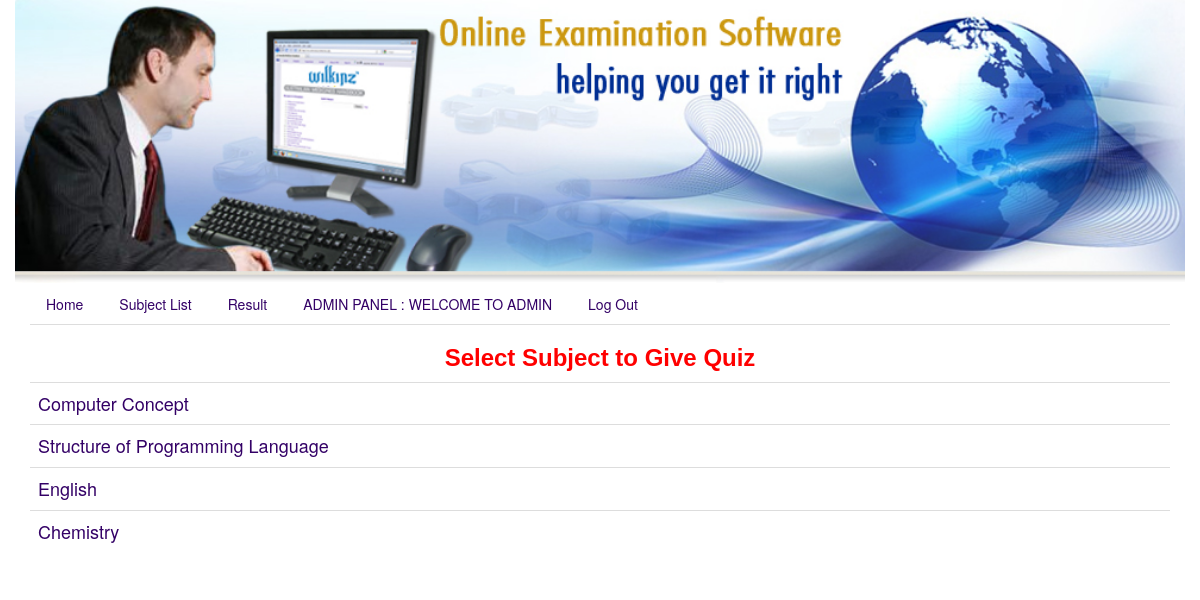
The page /onlineexam/sublist.php (signed in) on the database its author committed.
### tables this page shows
CREATE TABLE `subject` (
  `id` int(11) NOT NULL,
  `classname` varchar(200) NOT NULL,
  `subjectname` varchar(200) NOT NULL,
  `coursecode` varchar(200) NOT NULL
);

### onlineexam/sublist.php (the view, shortened to what this page needs)
<?php
include("header.php");
include("database.php");
echo "<h2 class=head1> Select Subject to Give Quiz </h2>";
$sql = "select * from student where id='$LOGIN_ID'";
$result = $conn->query($sql);
$row = $result->fetch_assoc();
$class = $row['class'];
$sql2 = "select * from subject where classname='$class' ";
$result = $conn->query($sql2);
echo "<table align=center class='table table-responsive'>";
while ($row2 = $result->fetch_assoc()) {
    ?>
    <tr><td><a href=showtest.php?subid=<?= $row2['id']; ?>><font size=4>  <?= $row2['subjectname']; ?></font></a>
            <?php
        }
        echo "</table>";
        ?>

### onlineexam/quiz.css (style rules this page uses)
body { margin-left: 0px; margin-top: 0px; }
a:link { color: #330066; text-decoration: none; }
.head1 { font-family: Arial, Helvetica, sans-serif; font-size: 24px; color: #FF0000; text-align: center; font-weight: bold; }

### rows shown on the page
subject: subjectname "Computer Concept"
subject: subjectname "Structure of Programming Language"
subject: subjectname "English"
subject: subjectname "Chemistry"

### other values the page prints
$LOGIN_TYPE "ADMIN"
$LOGIN_NAME "ADMIN"
